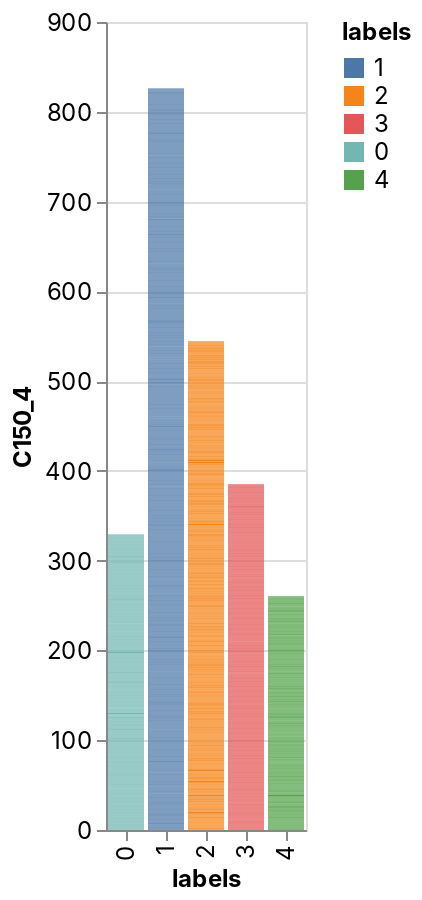

Source (notebook cell):
### Markdown cell above
Gráfico de barras

### Code cell
DeepnoteChart(scoreCard_org, """{"mark":{"type":"bar","tooltip":true},"$schema":"https://vega.github.io/schema/vega-lite/v4.json","encoding":{"x":{"sort":{"order":"ascending","encoding":"x"},"type":"nominal","field":"labels","scale":{"type":"linear","zero":false}},"y":{"sort":null,"type":"quantitative","field":"C150_4","scale":{"type":"linear","zero":true}},"color":{"sort":null,"type":"nominal","field":"labels","scale":{"type":"linear","zero":false}}},"height":440,"width":"container","autosize":{"type":"fit"},"config":{"legend":{"labelFont":"Inter, sans-serif","labelFontSize":12,"titleFont":"Inter, sans-serif","titleFontSize":12,"titleFontWeight":"bold"},"title":{"anchor":"start","color":"#000000","font":"Inter, sans-serif","fontSize":22,"fontWeight":"normal"},"axis":{"labelFont":"Inter, sans-serif","labelFontSize":12,"labelFontWeight":"normal","titleFont":"Inter, sans-serif","titleFontSize":12,"titleFontWeight":"bold","labelOverlap":"greedy"}}}""")

### Figure 1 — Vega-Lite specification as saved in the notebook (floating-point values rounded to 4 significant figures; data arrays with more than 128 entries replaced by an {"elided": "..."} marker saying what was removed)
{"mark": {"type": "bar", "tooltip": true}, "$schema": "https://vega.github.io/schema/vega-lite/v4.json", "encoding": {"x": {"sort": {"order": "ascending", "encoding": "x"}, "type": "nominal", "field": "labels", "scale": {"type": "linear", "zero": false}}, "y": {"field": "C150_4", "type": "quantitative", "sort": null, "scale": {"type": "linear", "zero": true}}, "color": {"sort": null, "type": "nominal", "field": "labels", "scale": {"type": "linear", "zero": false}}}, "height": 440, "width": "container", "autosize": {"type": "fit"}, "config": {"legend": {"labelFont": "Inter, sans-serif", "labelFontSize": 12, "titleFont": "Inter, sans-serif", "titleFontSize": 12, "titleFontWeight": "bold"}, "title": {"anchor": "start", "color": "#000000", "font": "Inter, sans-serif", "fontSize": 22, "fontWeight": "normal"}, "axis": {"labelFont": "Inter, sans-serif", "labelFontSize": 12, "labelFontWeight": "normal", "titleFont": "Inter, sans-serif", "titleFontSize": 12, "titleFontWeight": "bold", "labelOverlap": "greedy"}}, "data": {"values": {"elided": "5000 records"}}}
